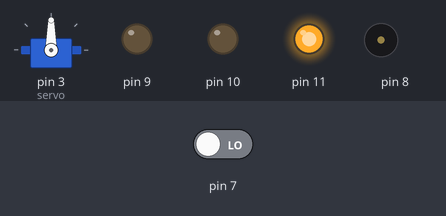
Bench run of a sketch on a simulated Arduino Uno, built with avr-gcc and run on an emulated ATmega328P. On the bench: servo, output pins drawn as LEDs (lit = HIGH), buzzer (waves = sounding). The test bench sets the inputs (shaded band); at power-on: pin 7 LOW.

Above: at 1.8 s.
1.9 s: pin 7 driven HIGH
At 2.1 s:
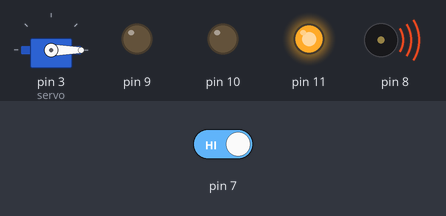
At 35.5 s:
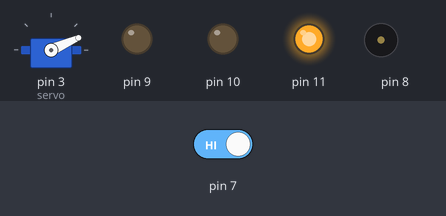
Timing chart, 0 to 53.9 s (numbered marks = the images above; inputs shaded):
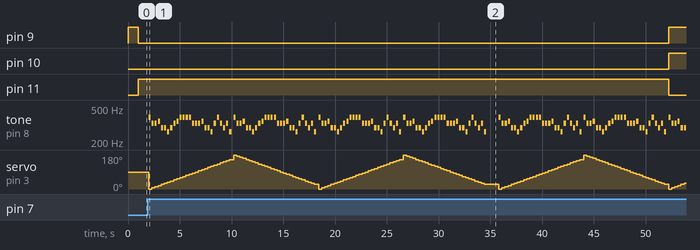

The sketch:

source_file.ino
```cpp
#include <Servo.h>

Servo servo;
int notes[27] = { 392,330,330,349,294,294,262,294,330,349,392,392,392,392,330,330,330,349,294,294,262,330,392,330,294,330,262 };

void setup()
{
  pinMode(9, OUTPUT);  // r
  pinMode(10, OUTPUT); // g
  pinMode(11, OUTPUT); // b
  pinMode(7, INPUT);   // 스위치
  pinMode(8, OUTPUT);  // 스피커
  servo.attach(3);     // 모터
 }

void train() {
  if(digitalRead(7)==HIGH) {  // 스위치 누르면
    for (int i = 0; i < 27; i++) {
      servo.write(i*6);
      tone (8, notes[ i ], 200);
      delay (300);
     }
    delay(100); // 멜로디 중간에 짧게 멈추는 용도

    for (int i = 0; i < 27; i++) {
      servo.write(180-(i*6));
      tone (8, notes[ i ], 200);
      delay (300);
     }
    delay(100); // 멜로디 중간에 짧게 멈추는 용도
   }
  }

void loop()
{
  if(digitalRead(7)==HIGH) {  // 스위치 누르면
    for (int i = 0; i < 27; i++) {
      servo.write(i*6);
      tone (8, notes[ i ], 200);
      delay (300);
     }
    delay(100); // 멜로디 중간에 짧게 멈추는 용도

    for (int i = 0; i < 27; i++) {
      servo.write(180-(i*6));
      tone (8, notes[ i ], 200);
      delay (300);
     }
    delay(100); // 멜로디 중간에 짧게 멈추는 용도
   }


   //무드등

  //빨간색 켜기
  digitalWrite(9, HIGH);
  digitalWrite(10, LOW);
  digitalWrite(11, LOW);
  train();
  delay(1000);
  train();
  //초록색 켜기
  digitalWrite(9, LOW);
  digitalWrite(10, LOW);
  digitalWrite(11, HIGH);
  train();
  delay(1000);
  train();
  //파란색 켜기
  digitalWrite(9, LOW);
  digitalWrite(10, LOW);
  digitalWrite(11, HIGH);
  train();
  delay(1000);
  train();

  //노란색 켜기
  digitalWrite(9, HIGH);
  digitalWrite(10, HIGH);
  digitalWrite(11, LOW);
  train();
  delay(1000);
  train();

  //자홍색 켜기
  digitalWrite(9, HIGH);
  digitalWrite(10, LOW);
  digitalWrite(11, HIGH);
  train();
  delay(1000);
  train();

  //청록색 켜기
  digitalWrite(9, LOW);
  digitalWrite(10, HIGH);
  digitalWrite(11, HIGH);
  train();
  delay(1000);
  train();

  //흰색 켜기
  digitalWrite(9, HIGH);
  digitalWrite(10, HIGH);
  digitalWrite(11, HIGH);
  train();
  delay(1000);
  train();
}
```
